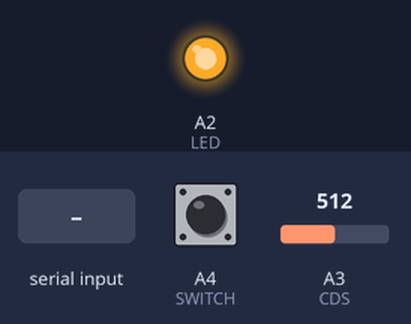
A sketch run on a simulated Arduino Uno, built with avr-gcc and run on an emulated ATmega328P. Shown: output pins drawn as LEDs (lit = HIGH). The test bench sets the inputs (shaded band); at power-on: A3 (CDS) = 512, A4 (SWITCH) HIGH. Pins used as bus, display or sensor lines are not drawn; what the sketch prints to the serial monitor is not drawn.

Above: at 1.2 s.
1.3 s: A3 (CDS) set to 484
At 2.3 s:
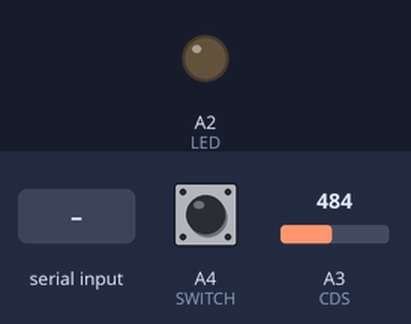
2.8 s: "C" received over Serial
Timing chart, 0 to 5.8 s (numbered marks = the images above; inputs shaded):
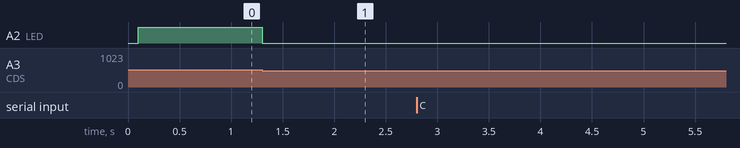

Measured:
- the behaviour switches between 500 and 499 on A3 (CDS) (found by bisection; images 0 and 1)
- after the input at 1.3 s, A2 (LED): HIGH → LOW at once
- after the input at 2.8 s, every drawn part: stays the same

The sketch:

osccds.ino
```cpp
/*
  OpenSource Club Office

  Operates the OSC CDS Shield

  Main Operations:
    1. Office
      * Send 'O' over serial comm
      * 1 or 0 will be returned
      * 1 = Someone is predicted in the
      *   the office
    2. Calibrate
      * Send 'C' over Serial comm
      *   Every 1/4 second the CDS value
      *   Will be printed
      * Change CDS_THRESHOLD to the
      *   value that corresponds to
      *   the dark room cutoff
      * Any new value on Serial will stop
      *   calibration

  Authors:
    bsilvereagle - 21 Apr 14
 */


//Slightly hackish
// To keep board size small, GPIO pins
// are driven HIGH/LOW to function as VCC
// and GND pins. Do not try this at home
int VCC     = A0;
int GND     = A1;
int LED     = A2;
int CDS     = A3;
int SWITCH  = A4;

//Is someone here?
boolean office = false;

//Serial Bad
int BAUD_RATE = 9600;
//Storage
int readByte = 0;
//Timer
unsigned long time = 0;
unsigned long MAX_DURATION = 300000; //60000*minutes
//CDS
int CDS_THRESHOLD = 500;


void setup()
{
  // Initialize pin states
  pinMode(VCC, OUTPUT);
  pinMode(GND, OUTPUT);
  pinMode(LED, OUTPUT);
  pinMode(SWITCH, INPUT);

  //Establish GND, VCC pins
  digitalWrite(VCC, HIGH);
  digitalWrite(GND, LOW); //GND the board

  digitalWrite(SWITCH, HIGH);

  //Start up the Serial Comm
  Serial.begin(BAUD_RATE);
  //Serial.write("CDS Shield Started\n");
}

//Listens for serial input and responds accordingly
void listen_and_respond()
{
  //Check for data on the serial line
  if(Serial.available() > 0)
  {
    readByte = Serial.read();
    //We have data, check to see if calibration
    //  or office status is wanted
    if(readByte == 'C')
    {
      //Calibration
      while(Serial.available() == 0){
        Serial.println(analogRead(CDS));
        delay(500);
     }
    }
    else if(readByte == 'O')
    {
      //Report back the state of the office
      Serial.print(office,DEC);
    }
  }
}

void loop() {
  //Run the main loop at 10Hz
  delay(100);

  listen_and_respond();

  //Check Switch State
  //  Inverted for pullup
  if(!digitalRead(SWITCH))
  {
    //Someone is here
    office = true;
    //Start the X minute timer
    time = millis();
  };

  //Check X minute timer
  if((millis() - time) > MAX_DURATION)
  {
    office = false;
    time = 0;
  }

  //Check CDS
  if((analogRead(CDS) < CDS_THRESHOLD) && (time == 0))
  {
    office = false;
    time = 0;
  }
  else
  {
    office = true;
  }

  office ? digitalWrite(LED,HIGH) : digitalWrite(LED,LOW);
}
```
